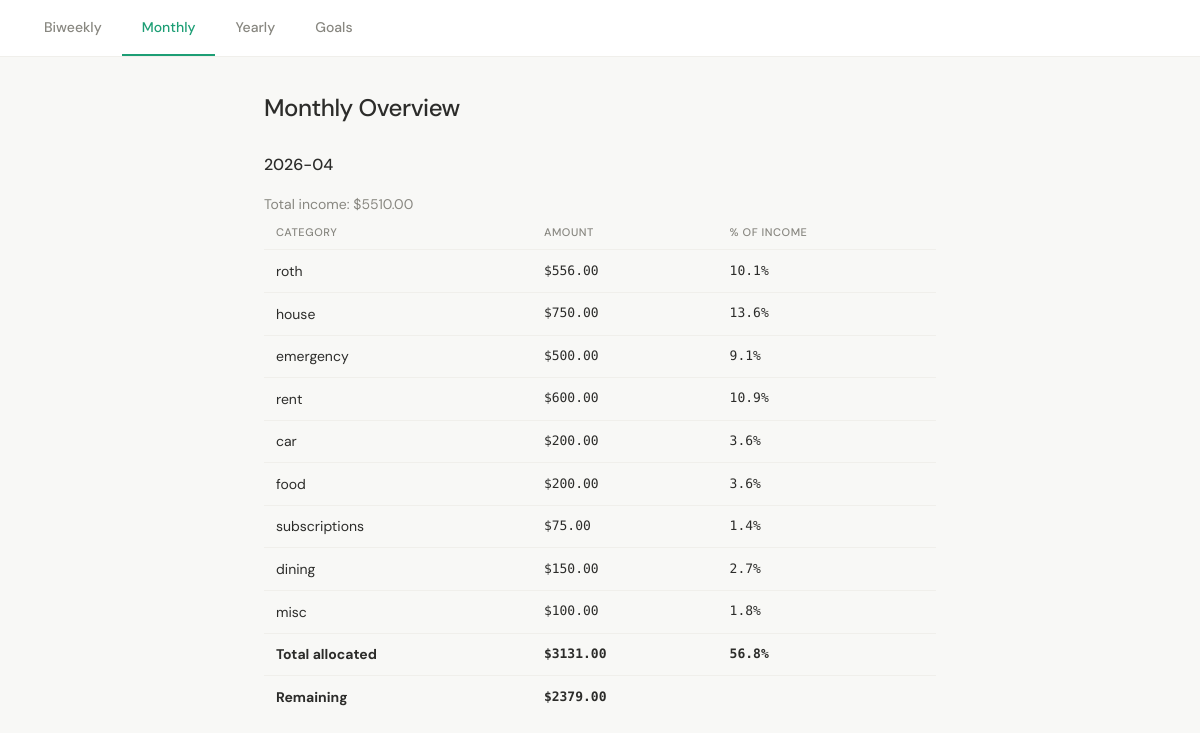
/monthly, run on the app's committed database.
### tables this page shows
CREATE TABLE allocations (
            id INTEGER PRIMARY KEY AUTOINCREMENT,
            paycheck_id INTEGER,
            category TEXT NOT NULL,
            amount REAL NOT NULL,
            FOREIGN KEY (paycheck_id) REFERENCES paychecks(id)
        );

### app_base.py (the view)
@app.route("/monthly")
def monthly():
    db = get_db()
    paychecks = db.execute(
        "SELECT * FROM paychecks ORDER BY date DESC"
    ).fetchall()
    monthly_data = {}
    for p in paychecks:
        month = p["date"][:7]  # gets "2026-04"
        if month not in monthly_data:
            monthly_data[month] = {"income": 0, "allocations": {}}
        monthly_data[month]["income"] += p["amount"]
        allocations = db.execute(
            "SELECT * FROM allocations WHERE paycheck_id = ?", (p["id"],)
        ).fetchall()
        for a in allocations:
            cat = a["category"]
            if cat not in monthly_data[month]["allocations"]:
                monthly_data[month]["allocations"][cat] = 0
            monthly_data[month]["allocations"][cat] += a["amount"]
    db.close()
    return render_template("monthly.html", monthly_data=monthly_data)

### database.py (called while the page is built)
def get_db():
    conn = sqlite3.connect("budget.db")
    conn.row_factory = sqlite3.Row
    return conn

### templates/monthly.html
{% extends "base.html" %}
{% block content %}
<h1>Monthly Overview</h1>
{% for month, data in monthly_data.items() %}
<div>
  <h2>{{ month }}</h2>
  <p>Total income: ${{ "%.2f"|format(data["income"]) }}</p>
  <table>
    <tr>
      <th>Category</th>
      <th>Amount</th>
      <th>% of Income</th>
    </tr>
    {% for category, amount in data["allocations"].items() %}
    <tr>
      <td>{{ category }}</td>
      <td>${{ "%.2f"|format(amount) }}</td>
      <td>{{ "%.1f"|format((amount / data["income"]) * 100) }}%</td>
    </tr>
    {% endfor %}
    <tr>
      <td><strong>Total allocated</strong></td>
      <td><strong>${{ "%.2f"|format(data["allocations"].values()|sum) }}</strong></td>
      <td><strong>{{ "%.1f"|format((data["allocations"].values()|sum / data["income"]) * 100) }}%</strong></td>
    </tr>
    <tr>
      <td><strong>Remaining</strong></td>
      <td><strong>${{ "%.2f"|format(data["income"] - data["allocations"].values()|sum) }}</strong></td>
      <td></td>
    </tr>
  </table>
</div>
{% else %}
  <p>No data yet — log a paycheck first.</p>
{% endfor %}
{% endblock %}

### static/style.css (style rules this page uses)
*, *::before, *::after { box-sizing: border-box; margin: 0; padding: 0; }
:root { --green: #1D9E75; --green-light: #E1F5EE; --green-dark: #0F6E56; --red: #E24B4A; --red-light: #FCEBEB; --gray-50: #F8F8F6; --gray-100: #F0EFEB; --gray-200: #D3D1C7; --gray-400: #888780; --gray-800: #2C2C2A; --font: 'DM Sans', sans-serif; --mono: 'DM Mono', monospace; --radius: 12px; --radius-sm: 8px; }
body { font-family: var(--font); background: var(--gray-50); color: var(--gray-800); font-size: 15px; line-height: 1.6; min-height: 100vh; }
h1 { font-size: 24px; font-weight: 500; margin-bottom: 1.5rem; letter-spacing: -0.02em; }
h2 { font-size: 16px; font-weight: 500; margin: 1.5rem 0 1rem; color: var(--gray-800); }
table { width: 100%; border-collapse: collapse; font-size: 14px; }
th { text-align: left; font-size: 11px; font-weight: 500; color: var(--gray-400); text-transform: uppercase; letter-spacing: 0.05em; padding: 0.5rem 0.75rem; border-bottom: 1px solid var(--gray-100); }
td { padding: 0.6rem 0.75rem; border-bottom: 1px solid var(--gray-100); font-family: var(--mono); font-size: 13px; }
td:first-child { font-family: var(--font); font-size: 14px; }
tr:last-child td { border-bottom: none; }
p { color: var(--gray-400); font-size: 14px; }

### data on the page
allocations: category "roth", amount "556.00", income "10.1"
allocations: category "house", amount "750.00", income "13.6"
allocations: category "emergency", amount "500.00", income "9.1"
allocations: category "rent", amount "600.00", income "10.9"
allocations: category "car", amount "200.00", income "3.6"
allocations: category "food", amount "200.00", income "3.6"
allocations: category "subscriptions", amount "75.00", income "1.4"
allocations: category "dining", amount "150.00", income "2.7"
allocations: category "misc", amount "100.00", income "1.8"

### other printed values
{{ month }} "2026-04"
{{ "%.2f"|format(data["income"]) }} "5510.00"
{{ "%.2f"|format(data["allocations"].values()|sum) }} "3131.00"
{{ "%.2f"|format(data["income"] - data["allocations"].values()|sum) }} "2379.00"
